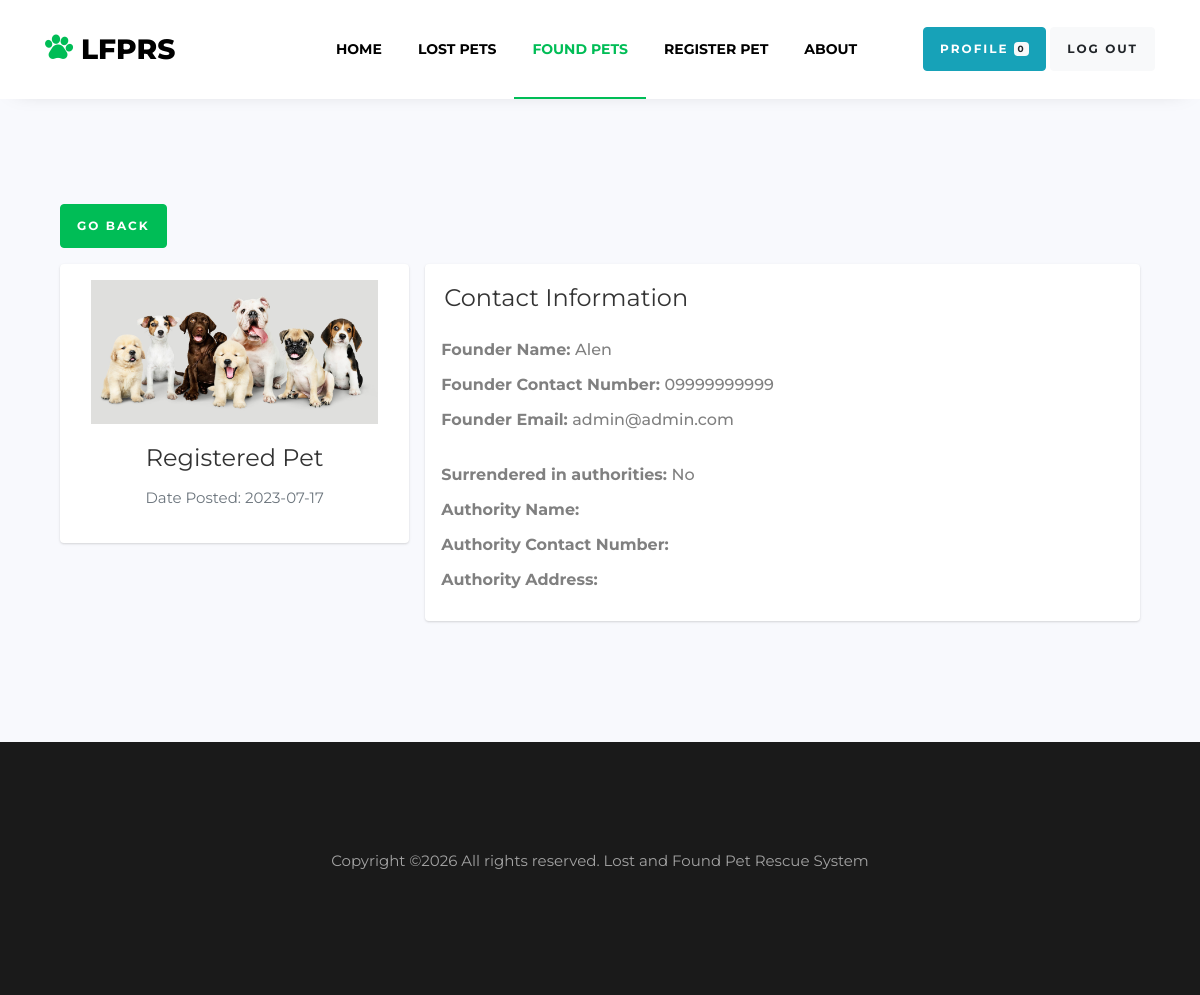
Screenshot of /foundinfo.php?id=15 (signed in) with the database file from the repository.
### tables this page shows
CREATE TABLE `reportfoundpet` (
  `id` int(11) NOT NULL,
  `registered` int(11) NOT NULL,
  `userid` int(11) NOT NULL,
  `petid` varchar(255) NOT NULL,
  `petname` varchar(255) NOT NULL,
  `pet` varchar(255) NOT NULL,
  `fur` varchar(255) NOT NULL,
  `breed` varchar(255) NOT NULL,
  `petimage` varchar(255) NOT NULL,
  `placefound` varchar(255) NOT NULL,
  `foundername` varchar(255) NOT NULL,
  `foundercontact` varchar(255) NOT NULL,
  `founderemail` varchar(255) NOT NULL,
  `surrender` int(11) NOT NULL,
  `authorityname` varchar(255) NOT NULL,
  `authoritycontact` varchar(255) NOT NULL,
  `authorityaddress` varchar(255) NOT NULL,
  `approved` tinyint(4) NOT NULL DEFAULT 1,
  `date` date NOT NULL,
  `expirationdate` date NOT NULL
);

### foundinfo.php (the view, shortened to what this page needs)
<!DOCTYPE html>
<html lang="en">
  <head>
    <link rel="stylesheet" href="https://stackpath.bootstrapcdn.com/font-awesome/4.7.0/css/font-awesome.min.css">
    <link rel="stylesheet" href="css/animate.css">
    <link rel="stylesheet" href="css/owl.carousel.min.css">
    <link rel="stylesheet" href="css/owl.theme.default.min.css">
    <link rel="stylesheet" href="css/magnific-popup.css">
    <link rel="stylesheet" href="css/bootstrap-datepicker.css">
    <link rel="stylesheet" href="css/jquery.timepicker.css">
    <link rel="stylesheet" href="css/flaticon.css">
    <link rel="stylesheet" href="css/style.css">
  </head>
  <body>
		<nav class="navbar navbar-expand-lg navbar-dark ftco_navbar bg-dark ftco-navbar-light" id="ftco-navbar">
	    <div class="container">
	    	<a class="navbar-brand" href="#"><span class="flaticon-pawprint-1 mr-2"></span>LFPRS</a>
	      <div class="collapse navbar-collapse" id="ftco-nav">
	        <ul class="navbar-nav ml-auto">
	        	<li class="nav-item"><a href="index.php" class="nav-link">Home</a></li>
	        	<li class="nav-item"><a href="lostpets.php" class="nav-link">Lost Pets</a></li>
	        	<li class="nav-item active"><a href="foundpets.php" class="nav-link">Found Pets</a></li>
	        	<li class="nav-item"><a href="registerpet.php" class="nav-link">Register Pet</a></li>
	          <li class="nav-item"><a href="about.php" class="nav-link">About</a></li>
			  </ul>
	          <form class="form-inline my-2 my-lg-0">
      <?php
include("config.php");
$viewid = $_GET['id'];
if(!isset($_SESSION['users'])){
    $_SESSION['loginfirst'] = "Please login first to continue.";
    header("Location: login.php");
  }
else{
  $users = $_SESSION['users'];
  $userid = $users['id'];
  $sql = "SELECT count(*) FROM notifylost WHERE userid=$userid  ";
  $result = $db->query($sql);
  while($row = mysqli_fetch_array($result)) {
echo "<A href='profile.php' name='profile'><button type='button' class='btn btn-info ml-5 mr-1'>Profile <span class='badge badge-light'>{$row['count(*)']}</span></button></a>";
echo "<A href='logout.php' name='logout'><button type='button' class='btn btn-light'>Log Out</button></a>";
}
}
$sql = "SELECT registered, date, userid, petid, petimage, surrender, foundername, foundercontact, founderemail, authorityname, authoritycontact, authorityaddress FROM reportfoundpet WHERE id=$viewid";
$result = $db->query($sql);
while($row = $result->fetch_assoc()) {
    $register = $row['registered'];
    if ($register == 0) {
      $registerText = "Unregistered Pet";
    } elseif ($register == 1) {
      $registerText = "Registered Pet";
    } else {
      $registerText = " ";
    }
    $petid = $row['petid'];
    $authorityname = $row['authorityname'];
    $authoritycontact = $row['authoritycontact'];
    $authorityaddress = $row['authorityaddress'];
    $registered = $row['registered'];
    $foundername = $row['foundername'];
    $foundercontact = $row['foundercontact'];
    $founderemail = $row['founderemail'];
    $surrender = $row['surrender'];
?>
      </form>
	      </div>
	    </div>
	  </nav>
    <section class="ftco-section bg-light">
    <div class="container bootstrap snippets bootdey">
        <div class="container">
            <div class="main-body">
            <a href="foundpets.php" class="btn btn-primary go-back-btn mb-3">Go Back</a>
                    <div class="row gutters-sm">
                        <div class="col-md-4 mb-3">
                            <div class="card">
                                <div class="card-body">
                                    <div class="d-flex flex-column align-items-center text-center">
                                        <img src="<?php echo $row['petimage'] ?>" alt="Admin"  class="col-md-12">
                                        <div class="mt-3">
                                            <h4><?php echo $registerText; ?></h4>
                                            <p class="text-muted font-size-sm">Date Posted: <?php echo $row['date'] ?>
                                            </p>
                                        </div>
                                    </div>
                                </div>
                            </div>
                        </div>
                        <div class="col-md-8 mb-3">
                            <div class="card">
                            <div class="col-sm-5 mt-3 ml-1">
                            <h4 >Contact Information</h4>
</div>
                                <div class="card-body">
                                            <h6 >
                                            <?php if ($registered == 1) {
                       $sql2 = "SELECT userid FROM registerpet WHERE petid='$petid'";
                       $result2 = $db->query($sql2);
                       if ($result2->num_rows > 0) {
                         while ($row2 = $result2->fetch_assoc()) {
                           $petuserid2 = $row2['userid'];
                         }
                        }
                      if ($petuserid2==$userid){
                          echo '
                          <p class="label"><strong>Founder Name: </strong>' . $foundername . '</p>
                          <p class="label"><strong>Founder Contact Number: </strong>' . $foundercontact . '</p>
                          <p class="label"><strong>Founder Email: </strong>' . $founderemail . '</p><br>
                          <p class="label"><strong>Surrendered in authorities: </strong>' . ($surrender == 1 ? 'Yes' : 'No') . '</p>
                          <p class="label"><strong>Authority Name: </strong>' . $authorityname . '</p>
                          <p class="label"><strong>Authority Contact Number: </strong>' . $authoritycontact . '</p>
                          <p class="label"><strong>Authority Address: </strong>' . $authorityaddress . '</p>
                          ';
                      }
                      else {
  echo "Pet is registered, kindly login using the account associated with this pet to view contact details.";
                      }
} elseif ($registered == 0) {
  echo '
  <p class="label"><strong>Authority Name: </strong>' . $authorityname . '</p>
  <p class="label"><strong>Authority Contact Number: </strong>' . $authoritycontact . '</p>
  <p class="label"><strong>Authority Address: </strong>' . $authorityaddress . '</p>
  ';
} ?>
 </p></strong></h6>
<?php  } ?>
                                        </div>
            </div>
        </div>
    </div>
</section>
    <footer class="footer">
			<div class="container">
			<div class=" text-center">
			<p>
  Copyright &copy;<script>document.write(new Date().getFullYear());</script> All rights reserved. Lost and Found Pet Rescue System</p>
          </div>
</div>
		</footer>
  </body>
</html>

### foundinfo.php (style rules this page uses)
.card { box-shadow: 0 1px 3px 0 rgba(0,0,0,.1), 0 1px 2px 0 rgba(0,0,0,.06); }
.card { position: relative; display: flex; flex-direction: column; min-width: 0; word-wrap: break-word; background-color: #fff; background-clip: border-box; border: 0 solid rgba(0,0,0,.125); border-radius: .25rem; }
.card-body { flex: 1 1 auto; min-height: 1px; padding: 1rem; }
.gutters-sm { margin-right: -8px; margin-left: -8px; }
.gutters-sm>.col, .gutters-sm>[class*=col-] { padding-right: 8px; padding-left: 8px; }
.mb-3, .my-3 { margin-bottom: 1rem!important; }

### rows the page displays
reportfoundpet: petimage (picture), registered "Registered Pet", date "2023-07-17", foundername "Alen", foundercontact "09999999999", founderemail "admin@admin.com", surrender "No"

### other values shown
$row['count(*)'] "0"
